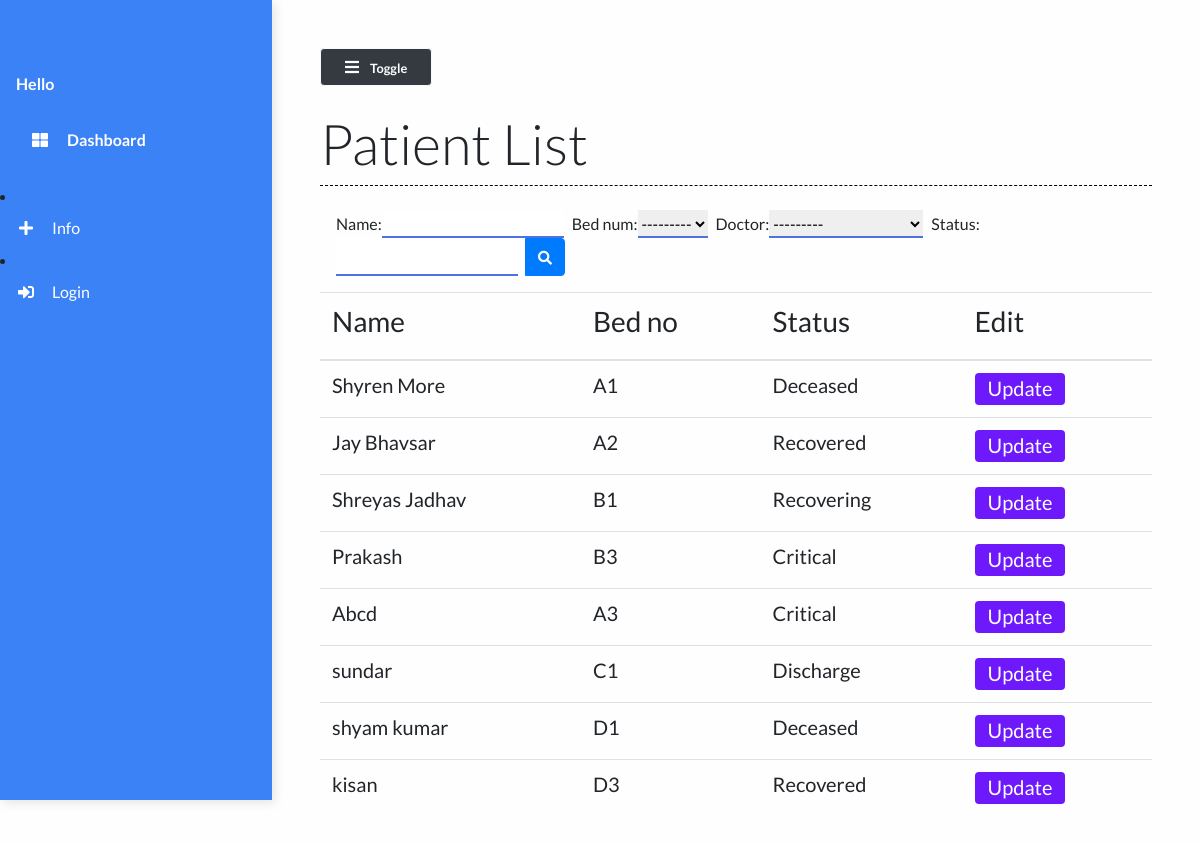
/patient_list/, run on the app's committed database.
### main/models.py (models this page shows, shortened)
class Patient(models.Model):
    name = models.CharField(max_length=50)
    phone_num = models.CharField(max_length=15)
    patient_relative_name = models.CharField(max_length=50, null=True)
    patient_relative_contact = models.CharField(max_length=15, null=True)
    address = models.TextField()
    SYMPTOMS = (
        ('Fever', 'Fever'),
        ('Dry cough', 'Dry cough'),
        ('Tiredness', 'Tiredness'),
        ('Aches and pains', 'Aches and pains'),
        ('Sore throat', 'Sore throat'),
        ('Diarrhoea', 'Diarrhoea'),
        ('Loss of taste or smell', 'Loss of taste or smell'),
        ('Difficulty in breathing or shortness of breath', 'Difficulty in breathing or shortness of breath'),
        ('Chest pain or pressure', 'Chest pain or pressure'),
        ('Loss of speech or movement', 'Loss of speech or movement'),
    )
    symptoms = MultiSelectField(choices=SYMPTOMS, null=True)
    prior_ailments = models.TextField()
    bed_num = models.ForeignKey("Bed", on_delete=models.CASCADE)
    dob = models.DateField(null=True)
    doctor = models.ForeignKey("Doctor", on_delete=models.CASCADE, null=True)
    doctors_notes = models.TextField(null=True, blank=True)
    doctors_visiting_time = models.CharField(null=True, max_length=50, blank=True)
    status = models.CharField(max_length=50)

class Bed(models.Model):
    bed_number = models.CharField(max_length=50)
    occupied = models.BooleanField()
    def __str__(self):
        return self.bed_number

### main/views.py (the view)
# urls.py: path("patient_list/", views.patient_list, name="patient_list"),
def patient_list(request):
    patients = Patient.objects.all()
    myFilter = PatientFilter(request.GET, queryset=patients)
    patients = myFilter.qs
    context = {
        'patients': patients,
        'myFilter': myFilter
    }
    return render(request, 'main/patient_list.html', context)

### main/models.py (called while the page is built)
    def __str__(self):
        return self.name

### main/templates/main/patient_list.html (shortened to what this page needs)
{% extends 'main/base.html' %}
{% load static %}
{% block contentTitle %}
    Patient List
{% endblock contentTitle %}
{% block content %}
    <form class="d-none d-sm-inline-block form-inline mr-auto ml-md-3 my-2 my-md-0 mw-100 navbar-search mb-3" method="GET" id="list">
        <div class="input-group">
        {{myFilter.form}}
            <div class="input-group-append">
                <button class="btn btn-primary btn-block" type="submit">
                    <i class="fas fa-search fa-sm"></i>
                </button>
            </div>
        </div>
    </form>
     <div class="table-responsive mt-3">
        <table class="table table-hover">
            <thead>
                <th><h3>Name</h3></th>
                <th><h3>Bed no</h3></th>
                <th><h3>Status</h3></th>
                <th><h3>Edit</h3></th>
            </thead>
            <tbody>
                {% for patient in patients %}
                <tr class="mx-auto">
                    <td scope="row"><h5>{{ patient.name }}</h5></td>
                    <td><h5>{{ patient.bed_num }}</h5></td>
                    <td><h5>{{ patient.status }}</h5></td>
                    <td><a href="/patient/{{patient.id}}" class="btn btn-purple"><h5>Update</h5></a></td>
                </tr>
                {% endfor %}
            </tbody>
        </table>
    </div>
{% endblock content %}

### static/styles/base.css (style rules this page uses)
body { background: #fffefe; min-height: 100vh; overflow-x: hidden; font-family:Lato,'Helvetica Neue',Helvetica,Arial,sans-serif; }
.btn-purple { background: #6d19fc; color: #ffffff; height: 2rem; padding-top: 2px; }
#id_name { margin-right: 0.5rem; border: none; outline: none; border-bottom: 2px solid #4e73df; }
#id_bed_num { margin-right: 0.5rem; border: none; outline: none; border-bottom: 2px solid #4e73df; }
#id_status { margin-right: 0.5rem; border: none; outline: none; border-bottom: 2px solid #4e73df; }
#id_doctor { margin-right: 0.5rem; border: none; outline: none; border-bottom: 2px solid #4e73df; }

### data on the page
Patient: name "Shyren More", bed_num "A1", status "Deceased"
Patient: name "Jay Bhavsar", bed_num "A2", status "Recovered"
Patient: name "Shreyas Jadhav", bed_num "B1", status "Recovering"
Patient: name "Prakash", bed_num "B3", status "Critical"
Patient: name "Abcd", bed_num "A3", status "Critical"
Patient: name "sundar", bed_num "C1", status "Discharge"
Patient: name "shyam kumar", bed_num "D1", status "Deceased"
Patient: name "kisan", bed_num "D3", status "Recovered"
